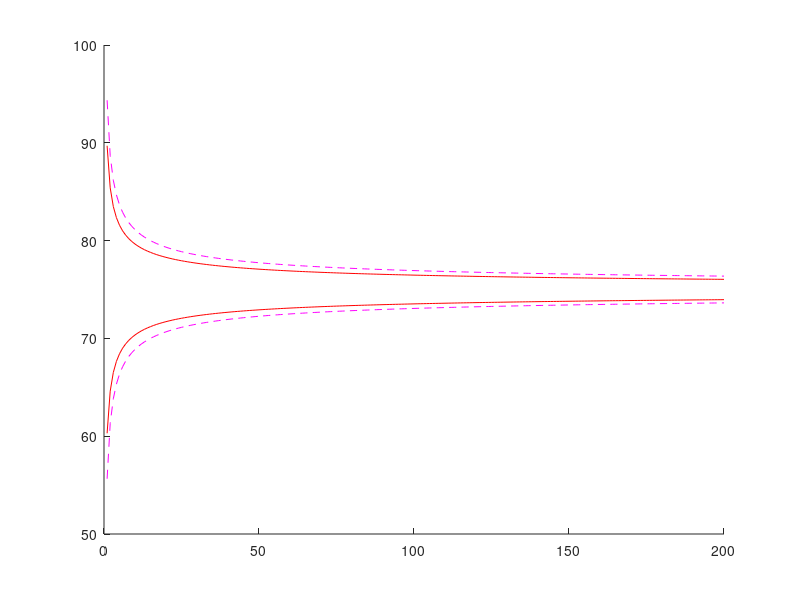

Write the MATLAB code that produced this figure.
%% Lab 5
%
%   Name: Paco Ellaga            (SID: 009602331)
%   Name: Arturo Ramos Hernandez (SID:017264297)
%   Date: November 2, 2018
%
clear, clc
%% Part 1
% Create the plot of Figure 1, showing the effect on sample size on the 
% confidence intervals.Use the following parameters:
clear
close all
Nb = 1000000;        % Total number of bearings:
mu_p = 75;           % population mean in grams
sig_p  = 7.5;        % population standard deviation in grams, sigma
n = 1:200; n = n';   % sample sizes: n = 1,2,...,200

kmax = max(size(n));
M = zeros(length(n),2);
Bearings = sig_p*randn(Nb,1)+mu_p;
for k = 1:kmax
        x_index=ceil(Nb*rand(k,1));
        x = Bearings(x_index);
        x_bar=mean(x);
        M(k,:)=[k x_bar ];
  
end

% plot showing the effect on samplesize on the confidence intervals.
figure(1); %plot(n,M(:,2),'o', n, mu_p*ones(size(n)),'k')
figure(1); hold on
% 1.96 corresponds to the 95% confidence interval
% 2.58 corresponds to the 95% confidence interval
% upper bound  of confidence interval
plot(n, mu_p+1.96*sig_p./sqrt(n),'r', n, mu_p+2.58*sig_p./sqrt(n),'m--')
% lower bound of confidence interval
plot(n, mu_p-1.96*sig_p./sqrt(n),'r', n, mu_p-2.58*sig_p./sqrt(n),'m--')
figure(1); hold off

%% Part 2
%
% n = 5
%
n = 5;
A1 = 0;
B1 = 0;
C1 = 0;
D1 = 0;
Z = 0;
while Z < 10000

k = randi(1e6 - n);
sample = Bearings(k:k+n);
mu = (sum(sample))/n;
sigma = sum(((sample-mu).^2))/(n-1);
% Normal distribuiton at 95% confidence
mu_n_low_95 = mu-1.96*(sigma/sqrt(n));
mu_n_up_95 = mu+1.96*(sigma/sqrt(n));

if (mu_n_low_95<mu_p)&&(mu_n_up_95>mu_p)
    A1 = A1 + 1;
end

% t distribuiton at 95% confidence
mu_t_low_95 = mu-2.78*(sigma/sqrt(n));
mu_t_up_95 = mu+2.78*(sigma/sqrt(n));

if (mu_t_low_95<mu_p)&&(mu_t_up_95>mu_p)
    B1 = B1 + 1;
end

% Normal distribuiton at 99% confidence
mu_n_low_99 = mu-2.58*(sigma/sqrt(n));
mu_n_up_99 = mu+2.58*(sigma/sqrt(n));

if (mu_n_low_99<mu_p)&&(mu_n_up_99>mu_p)
    C1 = C1 + 1;
end
% t distribuiton at 99% confidence
mu_t_low_99 = mu-4.60*(sigma/sqrt(n));
mu_t_up_99 = mu+4.60*(sigma/sqrt(n));

if (mu_t_low_99<mu_p)&&(mu_t_up_99>mu_p)
    D1 = D1 + 1;
end

Z = Z + 1;
end

%%
% n = 40; t at 95: 2.02; t at 99: 2.70;
%
n = 40;
k = randi(1e6 - n);
sample = Bearings(k:k+n);
mu = (sum(sample))/n;
sigma = sum(((sample-mu).^2))/(n-1);
% Normal distribuiton at 95% confidence
mu_normal_low_95 = mu-1.96*(sigma/sqrt(n));
mu_normal_up_95 = mu+1.96*(sigma/sqrt(n));
% t distribuiton at 95% confidence
mu_t_low_95 = mu-2.02*(sigma/sqrt(n));
mu_t_up_95 = mu+2.02*(sigma/sqrt(n));

% Normal distribuiton at 99% confidence
mu_normal_low_99_n5 = mu-2.58*(sigma/sqrt(n));
mu_normal_up_99_n5 = mu+2.58*(sigma/sqrt(n));
% t distribuiton at 99% confidence
mu_t_low_99_n5 = mu-2.70*(sigma/sqrt(n));
mu_t_up_99_n5 = mu+2.70*(sigma/sqrt(n));

%%
% n = 120; t at 95: 1.98; t at 99: 2.62;
%
n = 120;
k = randi(1e6 - n);
sample = Bearings(k:k+n);
mu = (sum(sample))/n;
sigma = sum(((sample-mu).^2))/(n-1);
% Normal distribuiton at 95% confidence
mu_normal_low_95 = mu-1.96*(sigma/sqrt(n));
mu_normal_up_95 = mu+1.96*(sigma/sqrt(n));
% t distribuiton at 95% confidence
mu_t_low_95 = mu-1.98*(sigma/sqrt(n));
mu_t_up_95 = mu+1.98*(sigma/sqrt(n));

% Normal distribuiton at 99% confidence
mu_normal_low_99_n5 = mu-2.58*(sigma/sqrt(n));
mu_normal_up_99_n5 = mu+2.58*(sigma/sqrt(n));
% t distribuiton at 99% confidence
mu_t_low_99_n5 = mu-2.62*(sigma/sqrt(n));
mu_t_up_99_n5 = mu+2.62*(sigma/sqrt(n));
%%
% Result tabulate
% 
% Sample_size = [5;40;120];
% N_dis_95= [n_5_95;n_40_95;n_120_95];
% N_dis_99= [n_5_99;n_40_99;n_120_99];
% t_dis_95= [t_5_95;t_40_95;t_120_95];
% t_dis_99= [t_5_99;t_40_99;t_120_99];
% T = table(Sample_size,N_dis_95,N_dis_99,t_dis_95,t_dis_99);
% disp(T)